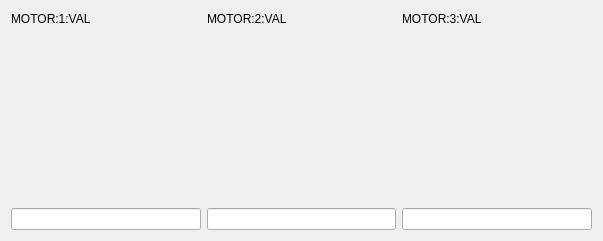
<?xml version="1.0" encoding="UTF-8"?>
<ui version="4.0">
 <class>Form</class>
 <widget class="QWidget" name="Form">
  <property name="geometry">
   <rect>
    <x>0</x>
    <y>0</y>
    <width>603</width>
    <height>241</height>
   </rect>
  </property>
  <property name="windowTitle">
   <string>Indicators</string>
  </property>
  <layout class="QGridLayout" name="gridLayout">
   <property name="topMargin">
    <number>12</number>
   </property>
   <item row="2" column="1">
    <widget class="PyDMLineEdit" name="pydmLineEdit_2">
     <property name="toolTip">
      <string/>
     </property>
     <property name="whatsThis">
      <string/>
     </property>
     <property name="channel">
      <string>ca://MOTOR:2:VAL</string>
     </property>
    </widget>
   </item>
   <item row="2" column="0">
    <widget class="PyDMLineEdit" name="pydmLineEdit">
     <property name="toolTip">
      <string/>
     </property>
     <property name="whatsThis">
      <string/>
     </property>
     <property name="channel">
      <string>ca://MOTOR:1:VAL</string>
     </property>
    </widget>
   </item>
   <item row="2" column="2">
    <widget class="PyDMLineEdit" name="pydmLineEdit_3">
     <property name="toolTip">
      <string/>
     </property>
     <property name="whatsThis">
      <string/>
     </property>
     <property name="channel">
      <string>ca://MOTOR:3:VAL</string>
     </property>
    </widget>
   </item>
   <item row="1" column="0">
    <widget class="PyDMIndicator" name="pydmIndicator">
     <property name="sizePolicy">
      <sizepolicy hsizetype="Preferred" vsizetype="Preferred">
       <horstretch>0</horstretch>
       <verstretch>0</verstretch>
      </sizepolicy>
     </property>
     <property name="minimumSize">
      <size>
       <width>100</width>
       <height>100</height>
      </size>
     </property>
     <property name="toolTip">
      <string/>
     </property>
     <property name="whatsThis">
      <string>Displays the alarm severity from an EPICS PV.</string>
     </property>
     <property name="channel">
      <string>ca://MOTOR:1:VAL</string>
     </property>
    </widget>
   </item>
   <item row="1" column="2">
    <widget class="PyDMIndicator" name="pydmIndicator_3">
     <property name="sizePolicy">
      <sizepolicy hsizetype="Preferred" vsizetype="Preferred">
       <horstretch>0</horstretch>
       <verstretch>0</verstretch>
      </sizepolicy>
     </property>
     <property name="minimumSize">
      <size>
       <width>100</width>
       <height>100</height>
      </size>
     </property>
     <property name="toolTip">
      <string/>
     </property>
     <property name="whatsThis">
      <string>Displays the alarm severity from an EPICS PV.</string>
     </property>
     <property name="channel">
      <string>ca://MOTOR:3:VAL</string>
     </property>
    </widget>
   </item>
   <item row="1" column="1">
    <widget class="PyDMIndicator" name="pydmIndicator_2">
     <property name="sizePolicy">
      <sizepolicy hsizetype="Preferred" vsizetype="Preferred">
       <horstretch>0</horstretch>
       <verstretch>0</verstretch>
      </sizepolicy>
     </property>
     <property name="minimumSize">
      <size>
       <width>100</width>
       <height>100</height>
      </size>
     </property>
     <property name="toolTip">
      <string/>
     </property>
     <property name="whatsThis">
      <string>Displays the alarm severity from an EPICS PV.</string>
     </property>
     <property name="channel">
      <string>ca://MOTOR:2:VAL</string>
     </property>
    </widget>
   </item>
   <item row="0" column="0">
    <widget class="QLabel" name="label">
     <property name="sizePolicy">
      <sizepolicy hsizetype="Preferred" vsizetype="Maximum">
       <horstretch>0</horstretch>
       <verstretch>0</verstretch>
      </sizepolicy>
     </property>
     <property name="text">
      <string>MOTOR:1:VAL</string>
     </property>
    </widget>
   </item>
   <item row="0" column="1">
    <widget class="QLabel" name="label_2">
     <property name="sizePolicy">
      <sizepolicy hsizetype="Preferred" vsizetype="Maximum">
       <horstretch>0</horstretch>
       <verstretch>0</verstretch>
      </sizepolicy>
     </property>
     <property name="text">
      <string>MOTOR:2:VAL</string>
     </property>
    </widget>
   </item>
   <item row="0" column="2">
    <widget class="QLabel" name="label_3">
     <property name="sizePolicy">
      <sizepolicy hsizetype="Preferred" vsizetype="Maximum">
       <horstretch>0</horstretch>
       <verstretch>0</verstretch>
      </sizepolicy>
     </property>
     <property name="text">
      <string>MOTOR:3:VAL</string>
     </property>
    </widget>
   </item>
  </layout>
 </widget>
 <customwidgets>
  <customwidget>
   <class>PyDMIndicator</class>
   <extends>QWidget</extends>
   <header>indicator</header>
  </customwidget>
  <customwidget>
   <class>PyDMLineEdit</class>
   <extends>QLineEdit</extends>
   <header>line_edit</header>
  </customwidget>
 </customwidgets>
 <resources/>
 <connections/>
</ui>
